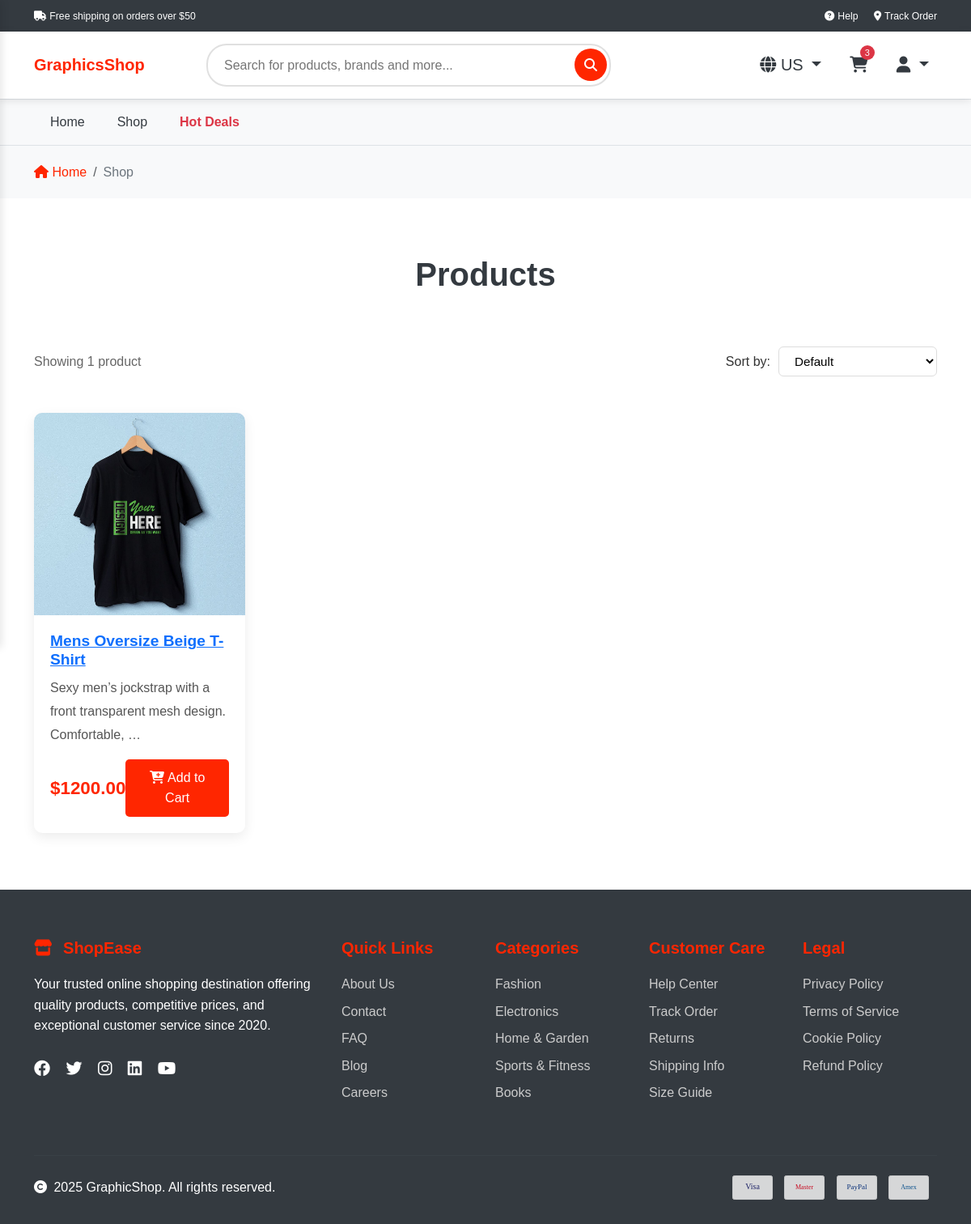
Page /products on the committed database.
### product/models.py (models this page shows, shortened)
class Product(models.Model):
    product_name = models.CharField(max_length=200)
    product_slug = models.SlugField(max_length=255, unique=True, blank=True)
    brand = models.ForeignKey(Brand, on_delete=models.SET_NULL, null=True, blank=True)
    category = models.ForeignKey(Category, on_delete=models.SET_NULL, null=True, blank=True)
    tags = models.ManyToManyField(Tag, blank=True, related_name='products')
    base_price = models.DecimalField(max_digits=8, decimal_places=2, default=0.00)
    short_description = models.CharField(max_length=255, blank=True, null=True)
    description = HTMLField(blank=True, null=True)
    rating = models.DecimalField(max_digits=6, decimal_places=2, null=True, blank=True)
    image_url = models.URLField(max_length=1024, null=True, blank=True)
    thumbnail = models.ImageField(upload_to='thumbnails/', null=True, blank=True)
    is_active = models.BooleanField(default=True)
    is_featured = models.BooleanField(default=False)
    created_at = models.DateTimeField(auto_now_add=True)
    updated_at = models.DateTimeField(auto_now=True)

### product/views.py (the view)
# urls.py: path('', views.all_products, name='all_products'),
def all_products(request):
    menuCategories = Category.objects.filter(
        is_active=True,
        parent_category__isnull=True
    ).prefetch_related("subcategories")
    products = Product.objects.all()
    context = {
        'products': products,
    }
    return render(request, "product/products.html", context)

### product/templates/product/products.html (shortened to what this page needs)
{% extends 'frontend/layouts/base.html' %}
{% block content %}
{% load static %}
    <section class="breadcrumb-section border-top">
        <div class="container">
            <nav aria-label="breadcrumb">
                <ol class="breadcrumb">
                    <li class="breadcrumb-item"><a href="/"><i class="fas fa-home"></i> Home</a></li>
                    <li class="breadcrumb-item active" aria-current="page">Shop</li>
                </ol>
            </nav>
        </div>
    </section>
    <section class="product-section">
        <div class="container">
            <h2 class="section-title fade-in">Products</h2>
            <div class="filter-bar">
                <div class="showing-text">
                    Showing {{ products.count }} product{{ products.count|pluralize }}
                </div>
                <div class="sort-dropdown">
                    <label for="sortSelect">Sort by:</label>
                    <select id="sortSelect" class="form-select-sm">
                        <option value="default">Default</option>
                    </select>
                </div>
            </div>
            <div class="row g-4">
                {% for product in products %}
                <div class="col-lg-3 col-md-6">
                    <div class="product-card fade-in">
                        <a href="{% url 'product_detail' product.product_slug %}">
                            {% if product.thumbnail %}
                                <img src="{{ product.thumbnail.url }}" class="product-img" alt="{{ product.product_name }}">
                            {% elif product.image_url %}
                                <img src="{{ product.image_url }}" class="product-img" alt="{{ product.product_name }}">
                            {% else %}
                                <img src="{% static 'assets/images/default.jpg' %}" class="product-img" alt="No Image">
                            {% endif %}
                        </a>
                        <div class="product-info">
                           <h5 class="product-title">
                                <a href="{% url 'product_detail' product.product_slug %}">
                                    {{ product.product_name }}
                                </a>
                            </h5>
                            <p class="product-description">
                                {{ product.short_description|default:"No description available."|truncatewords:10 }}
                            </p>
                            <div class="product-footer">
                                <div class="product-price">${{ product.base_price }}</div>
                                <button class="btn-cart">
                                    <i class="fas fa-cart-plus me-1"></i>Add to Cart
                                </button>
                            </div>
                        </div>
                    </div>
                </div>
                {% empty %}
                <p>No products available.</p>
                {% endfor %}
            </div>
        </div>
    </section>
{% endblock %}

### static/assets/css/style.css (style rules this page uses)
:root { --primary-color: #ff2600; --secondary-color: #6c757d; --dark-color: #343a40; --light-bg: #f8f9fa; }
* { margin: 0; padding: 0; box-sizing: border-box; }
body { font-family: 'Arial', sans-serif; line-height: 1.6; }
.section-title { text-align: center; font-size: 2.5rem; font-weight: bold; color: var(--dark-color); margin-bottom: 50px; }
.product-section { padding: 70px 0; }
.product-card { background: white; border: none; border-radius: 10px; box-shadow: 0 5px 15px rgba(0, 0, 0, 0.08); transition: all 0.5s; height: 100%; overflow: hidden; }
.product-img { width: 100%; height: 250px; object-fit: cover; }
.product-info { padding: 20px; }
.product-title { font-size: 1.2rem; font-weight: 600; color: var(--dark-color); margin-bottom: 10px; }
.product-description { color: var(--secondary-color); font-size: 14px; margin-bottom: 15px; }
.product-footer { display: flex; justify-content: space-between; align-items: center; }
.product-price { font-size: 1.4rem; font-weight: bold; color: var(--primary-color); }
.btn-cart { background: var(--primary-color); color: white; border: none; padding: 10px 20px; border-radius: 5px; font-weight: 500; transition: all 0.3s; }
.filter-bar { display: flex; justify-content: space-between; align-items: center; margin-bottom: 30px; padding: 15px 0; }
.showing-text { font-size: 1rem; color: #666; font-weight: 500; }
.sort-dropdown { display: flex; align-items: center; gap: 10px; }
.sort-dropdown label { font-size: 1rem; color: #333; font-weight: 500; margin: 0; }
.sort-dropdown select { padding: 8px 35px 8px 15px; border: 1px solid #ddd; border-radius: 6px; font-size: 0.95rem; cursor: pointer; background: white; transition: border-color 0.3s; }
.breadcrumb-section { background: var(--light-bg); padding: 20px 0; }
.breadcrumb { background: none; margin: 0; padding: 0; }
.breadcrumb-item a { color: var(--primary-color); text-decoration: none; }
.breadcrumb-item.active { color: var(--secondary-color); }
.product-description { font-size: 1rem; line-height: 1.8; color: #555; }

### rows in the picture
Product: thumbnail (picture), product_name "Mens Oversize Beige T-Shirt", short_description "Sexy men’s jockstrap with a front transparent mesh design. Comfortable, …", base_price "1200.00"

### other values in the picture
{{ products.count }} "1"
